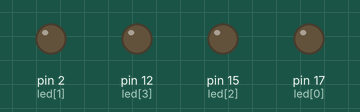
A sketch run on a simulated Arduino Uno, built with avr-gcc and run on an emulated ATmega328P. Parts: output pins drawn as LEDs (lit = HIGH).

Above: at 0.2 s.
At 1.0 s:
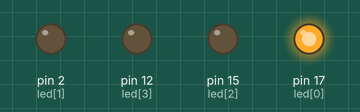
At 2.0 s:
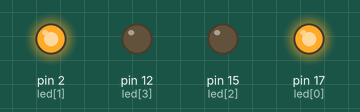
At 3.0 s:
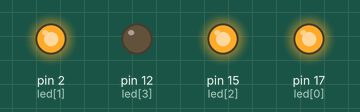
At 6.2 s:
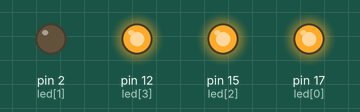
At 8.7 s:
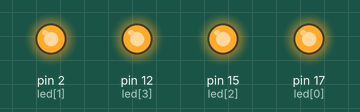
Timing chart, 0 to 9.1 s (numbered marks = the images above):
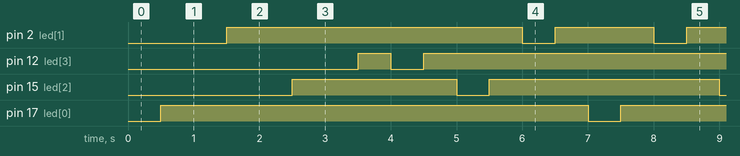

Measured:
- by itself, pin 2 (led[1]): repeats every 7.0 s: LOW 0.50 s, HIGH 1.5 s, LOW 0.50 s, HIGH 4.5 s
- by itself, pin 12 (led[3]): repeats every 7.0 s: LOW 0.50 s, HIGH 5.5 s, LOW 0.50 s, HIGH 0.50 s
- by itself, pin 15 (led[2]): repeats every 7.0 s: LOW 0.50 s, HIGH 3.5 s, LOW 0.50 s, HIGH 2.5 s
- by itself, pin 17 (led[0]): alternates HIGH for 6.5 s and LOW for 0.50 s

The sketch:

lab4-3.ino
```cpp
int led[] = {17 , 2 , 15 , 12};

void setup(){
  pinMode(led[0], OUTPUT);
  pinMode(led[1], OUTPUT);
  pinMode(led[2], OUTPUT);
  pinMode(led[3], OUTPUT);
}

void loop(){
  for (int i=0; i<4; i++){
    digitalWrite (led[i],LOW) ;
    delay(500);
    digitalWrite (led[i],HIGH) ;
    delay(500);
  }for (int i =3; i>0; i--){
    digitalWrite (led[i],LOW) ;
    delay(500);
    digitalWrite (led[i],HIGH) ;
    delay(500);
  }
}
```
